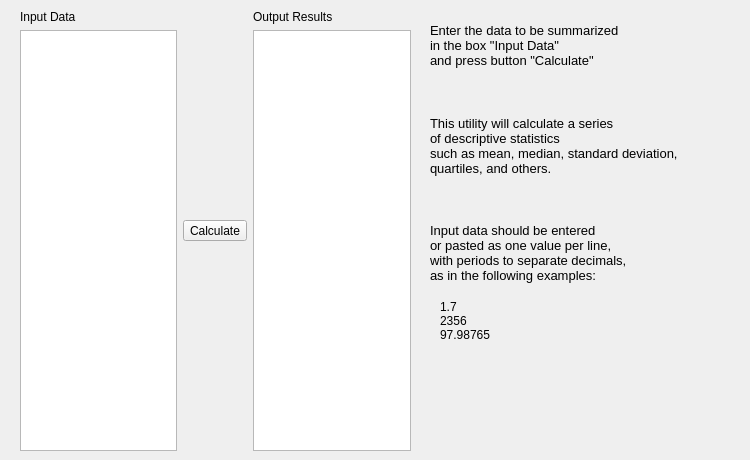
        <widget class="QWidget" name="tab">
         <attribute name="title">
          <string>Descriptive Statistics</string>
         </attribute>
         <widget class="QWidget" name="layoutWidget">
          <property name="geometry">
           <rect>
            <x>20</x>
            <y>10</y>
            <width>391</width>
            <height>441</height>
           </rect>
          </property>
          <layout class="QHBoxLayout" name="horizontalLayout">
           <item>
            <layout class="QVBoxLayout" name="verticalLayout">
             <item>
              <widget class="QLabel" name="label">
               <property name="text">
                <string>Input Data</string>
               </property>
              </widget>
             </item>
             <item>
              <widget class="QPlainTextEdit" name="plainTextEdit_2">
               <property name="lineWrapMode">
                <enum>QPlainTextEdit::NoWrap</enum>
               </property>
              </widget>
             </item>
            </layout>
           </item>
           <item>
            <widget class="QToolButton" name="toolButton">
             <property name="text">
              <string>Calculate</string>
             </property>
             <property name="arrowType">
              <enum>Qt::NoArrow</enum>
             </property>
            </widget>
           </item>
           <item>
            <layout class="QVBoxLayout" name="verticalLayout_2">
             <item>
              <widget class="QLabel" name="label_2">
               <property name="text">
                <string>Output Results</string>
               </property>
              </widget>
             </item>
             <item>
              <widget class="QPlainTextEdit" name="plainTextEdit"/>
             </item>
            </layout>
           </item>
          </layout>
         </widget>
         <widget class="QLabel" name="label_5">
          <property name="geometry">
           <rect>
            <x>430</x>
            <y>100</y>
            <width>311</width>
            <height>91</height>
           </rect>
          </property>
          <property name="font">
           <font>
            <pointsize>10</pointsize>
           </font>
          </property>
          <property name="text">
           <string>This utility will calculate a series 
of descriptive statistics 
such as mean, median, standard deviation, 
quartiles, and others.</string>
          </property>
         </widget>
         <widget class="QLabel" name="label_36">
          <property name="geometry">
           <rect>
            <x>430</x>
            <y>20</y>
            <width>261</width>
            <height>51</height>
           </rect>
          </property>
          <property name="font">
           <font>
            <pointsize>10</pointsize>
            <italic>false</italic>
           </font>
          </property>
          <property name="text">
           <string>Enter the data to be summarized 
in the box &quot;Input Data&quot; 
and press button &quot;Calculate&quot;</string>
          </property>
         </widget>
         <widget class="QLabel" name="label_37">
          <property name="geometry">
           <rect>
            <x>430</x>
            <y>220</y>
            <width>281</width>
            <height>81</height>
           </rect>
          </property>
          <property name="font">
           <font>
            <pointsize>10</pointsize>
           </font>
          </property>
          <property name="text">
           <string>Input data should be entered 
or pasted as one value per line, 
with periods to separate decimals, 
as in the following examples:
</string>
          </property>
         </widget>
         <widget class="QLabel" name="label_38">
          <property name="geometry">
           <rect>
            <x>440</x>
            <y>280</y>
            <width>211</width>
            <height>81</height>
           </rect>
          </property>
          <property name="text">
           <string>1.7
2356
97.98765</string>
          </property>
         </widget>
        </widget>
